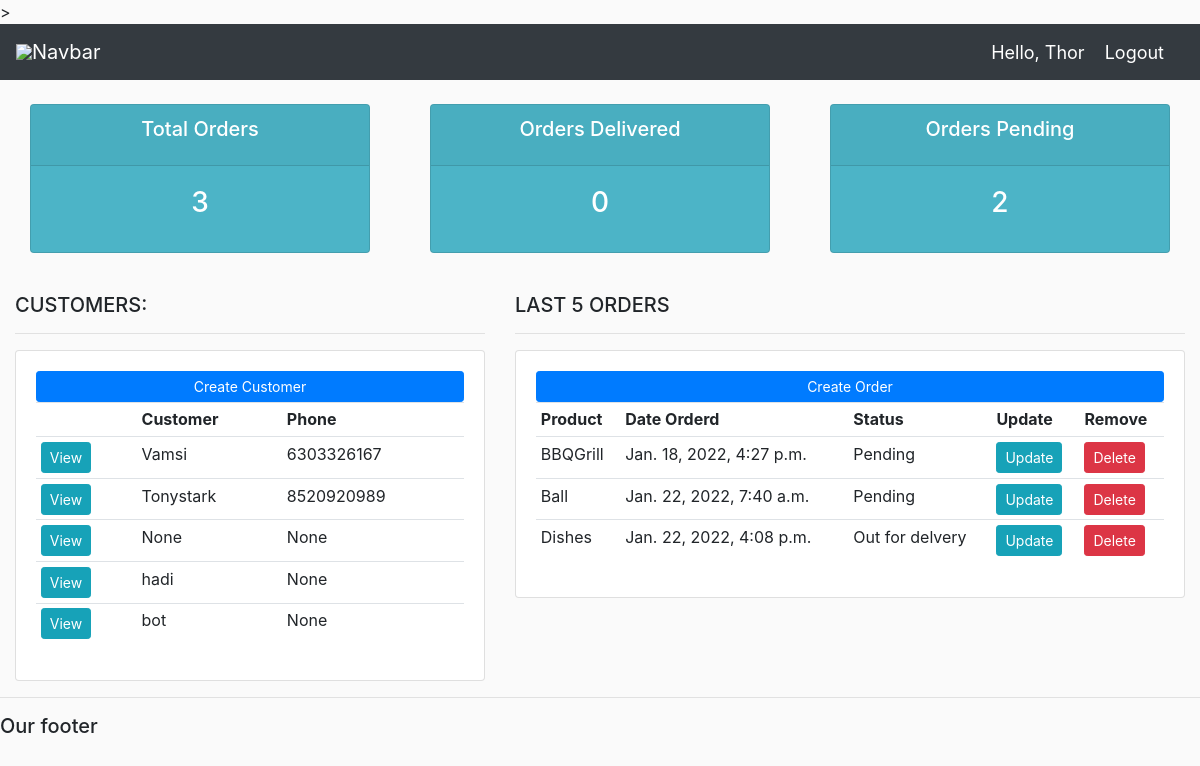
Screenshot of / (signed in) with the database file from the repository.
### accounts/models.py (models this page shows, shortened)
class Customer(models.Model):
    user=models.OneToOneField(User, null=True,on_delete=models.CASCADE)
    name=models.CharField(max_length=200,null=True)
    phone=models.CharField(max_length=200,null=True)
    email=models.CharField(max_length=200,null=True)
    profile_pic=models.ImageField(null=True, blank=True)
    date_created=models.DateTimeField(auto_now_add=True)

class Order(models.Model):
    STATUS=(
        ('Pending','Pending'),
        ('Out for delvery','Out for delvery'),
        ('Delivered','Delivered'),
    )
    customer=models.ForeignKey(Customer,null=True,on_delete=models.SET_NULL)
    product=models.ForeignKey(Product,null=True,on_delete=models.SET_NULL)
    date_created=models.DateTimeField(auto_now_add=True,null=True)
    status=models.CharField(max_length=200,null=True,choices=STATUS)

class Product(models.Model):
    CATEGORY=(
        ('Indoor','Indoor'),
        ('Outdoor','Outdoor'),
    )
    name=models.CharField(max_length=200,null=True)
    price=models.FloatField(null=True)
    category=models.CharField(max_length=200,null=True,choices=CATEGORY)
    description=models.CharField(max_length=200,null=True,blank=True)
    tags=models.ManyToManyField(Tag)
    def __str__(self):
        return self.name

### accounts/views.py (the view)
# urls.py: path('',views.home,name='home'),
@login_required(login_url='login')
def home(request):
    orders = Order.objects.all()
    customer = Customer.objects.all()
    total_customers=customer.count()
    total_orders=orders.count()
    delivered=orders.filter(status='Delivered').count()
    pending=orders.filter(status='Pending').count()
    context = {'orders':orders, 'customers':customer, 'total_orders':total_orders,'delivered':delivered,'pending':pending}
    return render(request,'accounts/dashboard.html', context)

### accounts/templates/accounts/dashboard.html
{%  extends 'accounts/main.html' %}
{% block content %}
{%  include 'accounts/status.html' %}
<br>
<div class="row">
	<div class="col-md-5">
		<h5>CUSTOMERS:</h5>
		<hr>
		<div class="card card-body">
			<a class="btn btn-primary  btn-sm btn-block" href="">Create Customer</a>
			<table class="table table-sm">
				<tr>
					<th></th>
					<th>Customer</th>
					<th>Phone</th>
				</tr>
				{% for customer in customers %}
					<tr>
						<td><a class="btn btn-sm btn-info" href="{% url 'customer' customer.id %}">View</a></td>
						<td>{{customer.name}}</td>
						<td>{{customer.phone}}</td>
					</tr>
				{% endfor %}
			</table>
		</div>
	</div>
	<div class="col-md-7">
		<h5>LAST 5 ORDERS</h5>
		<hr>
		<div class="card card-body">
			<a class="btn btn-primary  btn-sm btn-block" href="{% url 'create_order' %}">Create Order</a>
			<table class="table table-sm">
				<tr>
					<th>Product</th>
					<th>Date Orderd</th>
					<th>Status</th>
					<th>Update</th>
					<th>Remove</th>
				</tr>
				{% for order in orders %}
					<tr>
						<td>{{order.product}}</td>
						<td>{{order.date_created}}</td>
						<td>{{order.status}}</td>
						<td><a class="btn btn-sm btn-info" href="{% url 'update_order' order.id %}">Update</a></td>
						<td><a class="btn btn-sm btn-danger" href="{% url 'delete_order' order.id %}">Delete</a></td>
					</tr>
				{% endfor %}
			</table>
		</div>
	</div>
</div>
{% endblock %}

### accounts/templates/accounts/main.html (shortened to what this page needs)
{% load static %}
<!DOCTYPE html>
<html>
<head>
	<link rel="stylesheet" href="https://stackpath.bootstrapcdn.com/bootstrap/4.3.1/css/bootstrap.min.css">
	<link rel="stylesheet" type="text/css" href="{% static '/css/main.css' %}">>
</head>
<body>
	{%  include 'accounts/navbar.html' %}
	<div class="container-fluid">
	{% block content %}
	{% endblock %}
    </div>
	<hr>
	<h5>Our footer</h5>
</body>
</html>

### accounts/templates/accounts/navbar.html (shortened to what this page needs)
{% load static %}
<nav class="navbar navbar-expand-lg navbar-dark bg-dark">
  <img src="{% static 'images/logo.png' %}">
  <a class="navbar-brand" href="#">Navbar</a>
    <span class="hello-msg">Hello, {{request.user}}</span>
    <span><a class="hello-msg" href="{% url 'logout' %}">Logout</a></span>
  </nav>

### accounts/templates/accounts/status.html
<br>
<div class="row">
	<div class="col">
		<div class="col-md">
			<div class="card text-center text-white  mb-3" id="total-orders">
			  	<div class="card-header">
			  		<h5 class="card-title">Total Orders</h5>
			  	</div>
			  	<div class="card-body">
			    	<h3 class="card-title">{{total_orders}}</h3>
			  	</div>
			</div>
		</div>
	</div>
	<div class="col">
		<div class="col-md">
			<div class="card text-center text-white  mb-3" id="orders-delivered">
			  	<div class="card-header">
			  		<h5 class="card-title">Orders Delivered</h5>
			  	</div>
			  	<div class="card-body">
			    	<h3 class="card-title">{{delivered}}</h3>
			  	</div>
			</div>
		</div>
	</div>
	<div class="col">
		<div class="col-md">
			<div class="card text-center text-white  mb-3" id="orders-pending">
			  	<div class="card-header">
			  		<h5 class="card-title">Orders Pending</h5>
			  	</div>
			  	<div class="card-body">
			    	<h3 class="card-title">{{pending}}</h3>
			  	</div>
			</div>
		</div>
	</div>
</div>

### static/css/main.css (style rules this page uses)
body { background-color: #fafafa; }
#total-orders { background-color: #4cb4c7; }
#orders-delivered { background-color: #4cb4c7; }
#orders-pending { background-color: #4cb4c7; }

### accounts/templates/accounts/navbar.html (style rules this page uses)
.hello-msg { font-size: 18px ; color: #fff; margin-right: 20px; }

### rows the page displays
Customer: name "Vamsi", phone "6303326167"
Customer: name "Tonystark", phone "8520920989"
Customer: name "None", phone "None"
Customer: name "hadi", phone "None"
Customer: name "bot", phone "None"
Order: product "BBQGrill", date_created "Jan. 18, 2022, 4:27 p.m.", status "Pending"
Order: product "Ball", date_created "Jan. 22, 2022, 7:40 a.m.", status "Pending"
Order: product "Dishes", date_created "Jan. 22, 2022, 4:08 p.m.", status "Out for delvery"

### other values shown
{{ request.user }} "Thor"
{{ total_orders }} "3"
{{ delivered }} "0"
{{ pending }} "2"
